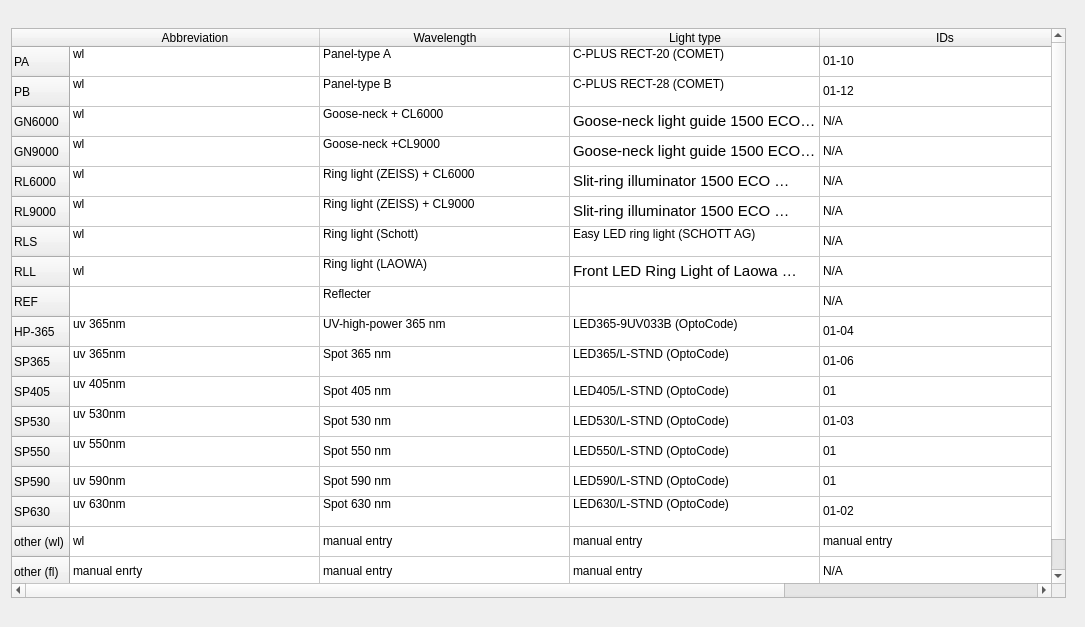
<?xml version="1.0" encoding="UTF-8"?>
<ui version="4.0">
 <class>subwindow</class>
 <widget class="QWidget" name="subwindow">
  <property name="geometry">
   <rect>
    <x>0</x>
    <y>0</y>
    <width>1085</width>
    <height>627</height>
   </rect>
  </property>
  <property name="windowTitle">
   <string>Form</string>
  </property>
  <layout class="QVBoxLayout" name="verticalLayout">
   <item>
    <widget class="QTableWidget" name="tableWidget">
     <property name="minimumSize">
      <size>
       <width>1055</width>
       <height>570</height>
      </size>
     </property>
     <property name="maximumSize">
      <size>
       <width>1055</width>
       <height>570</height>
      </size>
     </property>
     <attribute name="horizontalHeaderDefaultSectionSize">
      <number>250</number>
     </attribute>
     <row>
      <property name="text">
       <string>PA</string>
      </property>
     </row>
     <row>
      <property name="text">
       <string>PB</string>
      </property>
     </row>
     <row>
      <property name="text">
       <string>GN6000</string>
      </property>
     </row>
     <row>
      <property name="text">
       <string>GN9000</string>
      </property>
     </row>
     <row>
      <property name="text">
       <string>RL6000</string>
      </property>
     </row>
     <row>
      <property name="text">
       <string>RL9000</string>
      </property>
     </row>
     <row>
      <property name="text">
       <string>RLS</string>
      </property>
     </row>
     <row>
      <property name="text">
       <string>RLL</string>
      </property>
     </row>
     <row>
      <property name="text">
       <string>REF</string>
      </property>
     </row>
     <row>
      <property name="text">
       <string>HP-365</string>
      </property>
     </row>
     <row>
      <property name="text">
       <string>SP365</string>
      </property>
     </row>
     <row>
      <property name="text">
       <string>SP405</string>
      </property>
     </row>
     <row>
      <property name="text">
       <string>SP530</string>
      </property>
     </row>
     <row>
      <property name="text">
       <string>SP550</string>
      </property>
     </row>
     <row>
      <property name="text">
       <string>SP590</string>
      </property>
     </row>
     <row>
      <property name="text">
       <string>SP630</string>
      </property>
     </row>
     <row>
      <property name="text">
       <string>other (wl)</string>
      </property>
     </row>
     <row>
      <property name="text">
       <string>other (fl)</string>
      </property>
     </row>
     <column>
      <property name="text">
       <string>Abbreviation</string>
      </property>
     </column>
     <column>
      <property name="text">
       <string>Wavelength</string>
      </property>
     </column>
     <column>
      <property name="text">
       <string>Light type</string>
      </property>
     </column>
     <column>
      <property name="text">
       <string>IDs</string>
      </property>
     </column>
     <item row="0" column="0">
      <property name="text">
       <string>wl
</string>
      </property>
     </item>
     <item row="0" column="1">
      <property name="text">
       <string>Panel-type A
</string>
      </property>
     </item>
     <item row="0" column="2">
      <property name="text">
       <string>C-PLUS RECT-20 (COMET)
</string>
      </property>
     </item>
     <item row="0" column="3">
      <property name="text">
       <string>01-10</string>
      </property>
     </item>
     <item row="1" column="0">
      <property name="text">
       <string>wl
</string>
      </property>
     </item>
     <item row="1" column="1">
      <property name="text">
       <string>Panel-type B
</string>
      </property>
     </item>
     <item row="1" column="2">
      <property name="text">
       <string>C-PLUS RECT-28 (COMET)
</string>
      </property>
     </item>
     <item row="1" column="3">
      <property name="text">
       <string>01-12</string>
      </property>
     </item>
     <item row="2" column="0">
      <property name="text">
       <string>wl
</string>
      </property>
     </item>
     <item row="2" column="1">
      <property name="text">
       <string>Goose-neck + CL6000
</string>
      </property>
     </item>
     <item row="2" column="2">
      <property name="text">
       <string>Goose-neck light guide 1500 ECO + focusing attachment (ZEISS) + CL6000 (ZEISS)
</string>
      </property>
      <property name="font">
       <font>
        <pointsize>11</pointsize>
       </font>
      </property>
     </item>
     <item row="2" column="3">
      <property name="text">
       <string>N/A</string>
      </property>
     </item>
     <item row="3" column="0">
      <property name="text">
       <string>wl
</string>
      </property>
     </item>
     <item row="3" column="1">
      <property name="text">
       <string>Goose-neck +CL9000
</string>
      </property>
     </item>
     <item row="3" column="2">
      <property name="text">
       <string>Goose-neck light guide 1500 ECO + focusing attachment (ZEISS) + CL9000 (ZEISS)
</string>
      </property>
      <property name="font">
       <font>
        <pointsize>11</pointsize>
       </font>
      </property>
     </item>
     <item row="3" column="3">
      <property name="text">
       <string>N/A</string>
      </property>
     </item>
     <item row="4" column="0">
      <property name="text">
       <string>wl
</string>
      </property>
     </item>
     <item row="4" column="1">
      <property name="text">
       <string>Ring light (ZEISS) + CL6000
</string>
      </property>
     </item>
     <item row="4" column="2">
      <property name="text">
       <string>Slit-ring illuminator 1500 ECO (ZEISS) + CL6000 (ZEISS)
</string>
      </property>
      <property name="font">
       <font>
        <pointsize>11</pointsize>
       </font>
      </property>
     </item>
     <item row="4" column="3">
      <property name="text">
       <string>N/A</string>
      </property>
     </item>
     <item row="5" column="0">
      <property name="text">
       <string>wl
</string>
      </property>
     </item>
     <item row="5" column="1">
      <property name="text">
       <string>Ring light (ZEISS) + CL9000
</string>
      </property>
     </item>
     <item row="5" column="2">
      <property name="text">
       <string>Slit-ring illuminator 1500 ECO (ZEISS) + CL9000 (ZEISS)
</string>
      </property>
      <property name="font">
       <font>
        <pointsize>11</pointsize>
       </font>
      </property>
     </item>
     <item row="5" column="3">
      <property name="text">
       <string>N/A</string>
      </property>
     </item>
     <item row="6" column="0">
      <property name="text">
       <string>wl
</string>
      </property>
     </item>
     <item row="6" column="1">
      <property name="text">
       <string>Ring light (Schott)
</string>
      </property>
     </item>
     <item row="6" column="2">
      <property name="text">
       <string>Easy LED ring light (SCHOTT AG)
</string>
      </property>
     </item>
     <item row="6" column="3">
      <property name="text">
       <string>N/A</string>
      </property>
     </item>
     <item row="7" column="0">
      <property name="text">
       <string>wl</string>
      </property>
     </item>
     <item row="7" column="1">
      <property name="text">
       <string>Ring light (LAOWA)
</string>
      </property>
     </item>
     <item row="7" column="2">
      <property name="text">
       <string>Front LED Ring Light of Laowa 25mm f/2.8 2.5-5X Ultra-Macro (LAOWA)

</string>
      </property>
      <property name="font">
       <font>
        <pointsize>11</pointsize>
       </font>
      </property>
     </item>
     <item row="7" column="3">
      <property name="text">
       <string>N/A</string>
      </property>
     </item>
     <item row="8" column="1">
      <property name="text">
       <string>Reflecter
</string>
      </property>
     </item>
     <item row="8" column="2">
      <property name="text">
       <string/>
      </property>
     </item>
     <item row="8" column="3">
      <property name="text">
       <string>N/A</string>
      </property>
     </item>
     <item row="9" column="0">
      <property name="text">
       <string>uv 365nm
</string>
      </property>
     </item>
     <item row="9" column="1">
      <property name="text">
       <string>UV-high-power 365 nm
</string>
      </property>
     </item>
     <item row="9" column="2">
      <property name="text">
       <string>LED365-9UV033B (OptoCode)
</string>
      </property>
     </item>
     <item row="9" column="3">
      <property name="text">
       <string>01-04</string>
      </property>
     </item>
     <item row="10" column="0">
      <property name="text">
       <string>uv 365nm
</string>
      </property>
     </item>
     <item row="10" column="1">
      <property name="text">
       <string>Spot 365 nm
</string>
      </property>
     </item>
     <item row="10" column="2">
      <property name="text">
       <string>LED365/L-STND (OptoCode)
</string>
      </property>
     </item>
     <item row="10" column="3">
      <property name="text">
       <string>01-06</string>
      </property>
     </item>
     <item row="11" column="0">
      <property name="text">
       <string>uv 405nm
</string>
      </property>
     </item>
     <item row="11" column="1">
      <property name="text">
       <string>Spot 405 nm</string>
      </property>
     </item>
     <item row="11" column="2">
      <property name="text">
       <string>LED405/L-STND (OptoCode)</string>
      </property>
     </item>
     <item row="11" column="3">
      <property name="text">
       <string>01</string>
      </property>
     </item>
     <item row="12" column="0">
      <property name="text">
       <string>uv 530nm
</string>
      </property>
     </item>
     <item row="12" column="1">
      <property name="text">
       <string>Spot 530 nm</string>
      </property>
     </item>
     <item row="12" column="2">
      <property name="text">
       <string>LED530/L-STND (OptoCode)</string>
      </property>
     </item>
     <item row="12" column="3">
      <property name="text">
       <string>01-03</string>
      </property>
     </item>
     <item row="13" column="0">
      <property name="text">
       <string>uv 550nm
</string>
      </property>
     </item>
     <item row="13" column="1">
      <property name="text">
       <string>Spot 550 nm</string>
      </property>
     </item>
     <item row="13" column="2">
      <property name="text">
       <string>LED550/L-STND (OptoCode)</string>
      </property>
     </item>
     <item row="13" column="3">
      <property name="text">
       <string>01</string>
      </property>
     </item>
     <item row="14" column="0">
      <property name="text">
       <string>uv 590nm</string>
      </property>
     </item>
     <item row="14" column="1">
      <property name="text">
       <string>Spot 590 nm</string>
      </property>
     </item>
     <item row="14" column="2">
      <property name="text">
       <string>LED590/L-STND (OptoCode)</string>
      </property>
     </item>
     <item row="14" column="3">
      <property name="text">
       <string>01</string>
      </property>
     </item>
     <item row="15" column="0">
      <property name="text">
       <string>uv 630nm
</string>
      </property>
     </item>
     <item row="15" column="1">
      <property name="text">
       <string>Spot 630 nm
</string>
      </property>
     </item>
     <item row="15" column="2">
      <property name="text">
       <string>LED630/L-STND (OptoCode)
</string>
      </property>
     </item>
     <item row="15" column="3">
      <property name="text">
       <string>01-02</string>
      </property>
     </item>
     <item row="16" column="0">
      <property name="text">
       <string>wl</string>
      </property>
     </item>
     <item row="16" column="1">
      <property name="text">
       <string>manual entry</string>
      </property>
     </item>
     <item row="16" column="2">
      <property name="text">
       <string>manual entry</string>
      </property>
     </item>
     <item row="16" column="3">
      <property name="text">
       <string>manual entry</string>
      </property>
     </item>
     <item row="17" column="0">
      <property name="text">
       <string>manual enrty</string>
      </property>
     </item>
     <item row="17" column="1">
      <property name="text">
       <string>manual entry</string>
      </property>
     </item>
     <item row="17" column="2">
      <property name="text">
       <string>manual entry</string>
      </property>
     </item>
     <item row="17" column="3">
      <property name="text">
       <string>N/A</string>
      </property>
     </item>
    </widget>
   </item>
  </layout>
 </widget>
 <resources/>
 <connections/>
</ui>
